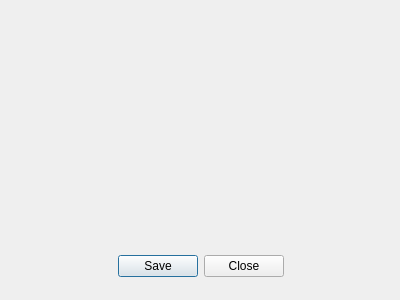
<?xml version="1.0" encoding="UTF-8"?>
<ui version="4.0">
 <class>Dialog</class>
 <widget class="QDialog" name="Dialog">
  <property name="geometry">
   <rect>
    <x>0</x>
    <y>0</y>
    <width>400</width>
    <height>300</height>
   </rect>
  </property>
  <property name="windowTitle">
   <string>Dialog</string>
  </property>
  <property name="autoFillBackground">
   <bool>false</bool>
  </property>
  <widget class="QDialogButtonBox" name="buttonBox">
   <property name="geometry">
    <rect>
     <x>30</x>
     <y>250</y>
     <width>341</width>
     <height>32</height>
    </rect>
   </property>
   <property name="orientation">
    <enum>Qt::Horizontal</enum>
   </property>
   <property name="standardButtons">
    <set>QDialogButtonBox::Close|QDialogButtonBox::Save</set>
   </property>
   <property name="centerButtons">
    <bool>true</bool>
   </property>
  </widget>
  <widget class="QLabel" name="label">
   <property name="geometry">
    <rect>
     <x>6</x>
     <y>2</y>
     <width>391</width>
     <height>241</height>
    </rect>
   </property>
   <property name="text">
    <string/>
   </property>
  </widget>
 </widget>
 <resources/>
 <connections>
  <connection>
   <sender>buttonBox</sender>
   <signal>accepted()</signal>
   <receiver>Dialog</receiver>
   <slot>accept()</slot>
   <hints>
    <hint type="sourcelabel">
     <x>248</x>
     <y>254</y>
    </hint>
    <hint type="destinationlabel">
     <x>157</x>
     <y>274</y>
    </hint>
   </hints>
  </connection>
  <connection>
   <sender>buttonBox</sender>
   <signal>rejected()</signal>
   <receiver>Dialog</receiver>
   <slot>reject()</slot>
   <hints>
    <hint type="sourcelabel">
     <x>316</x>
     <y>260</y>
    </hint>
    <hint type="destinationlabel">
     <x>286</x>
     <y>274</y>
    </hint>
   </hints>
  </connection>
 </connections>
</ui>
